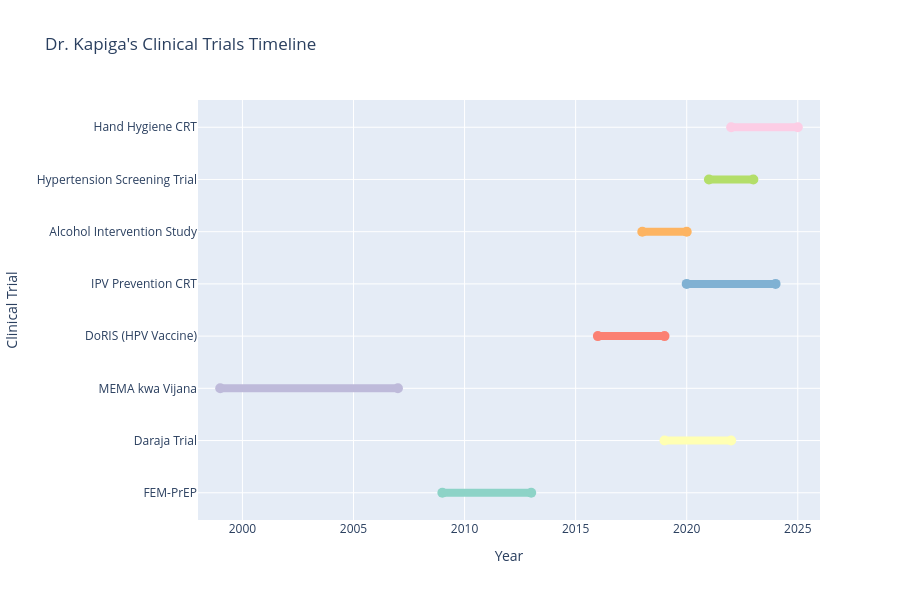

Notebook source saved alongside this figure:
### Markdown cell above
## 2. Trial Timeline and Scale Analysis

### Code cell
# Create Gantt chart for trial timelines
fig = go.Figure()

colors = px.colors.qualitative.Set3

for i, trial in df_trials.iterrows():
    fig.add_trace(go.Scatter(
        x=[trial['start_year'], trial['end_year']],
        y=[trial['trial_name'], trial['trial_name']],
        mode='lines+markers',
        line=dict(width=8, color=colors[i % len(colors)]),
        marker=dict(size=10),
        name=trial['trial_name'],
        hovertemplate=f"<b>{trial['trial_name']}</b><br>" +
                     f"Duration: {trial['start_year']}-{trial['end_year']}<br>" +
                     f"Sample Size: {trial['sample_size']:,}<br>" +
                     f"Status: {trial['status']}<extra></extra>"
    ))

fig.update_layout(
    title="Dr. Kapiga's Clinical Trials Timeline",
    xaxis_title="Year",
    yaxis_title="Clinical Trial",
    height=600,
    showlegend=False,
    xaxis=dict(range=[1998, 2026])
)

fig.show()

# Trial characteristics analysis
print("\n📊 Trial Characteristics:")
print(f"Average sample size: {df_trials['sample_size'].mean():,.0f}")
print(f"Average duration: {df_trials['duration_years'].mean():.1f} years")
print(f"Largest trial: {df_trials.loc[df_trials['sample_size'].idxmax(), 'trial_name']} ({df_trials['sample_size'].max():,} participants)")

### Figure 1 — Plotly figure (JSON) as saved in the notebook; plotly's stock layout.template omitted (floating-point values rounded to 4 significant figures)
{"data": [{"hovertemplate": "<b>FEM-PrEP</b><br>Duration: 2009-2013<br>Sample Size: 2,120<br>Status: Completed<extra></extra>", "line": {"color": "rgb(141,211,199)", "width": 8}, "marker": {"size": 10}, "mode": "lines+markers", "name": "FEM-PrEP", "type": "scatter", "x": [2009, 2013], "y": ["FEM-PrEP", "FEM-PrEP"]}, {"hovertemplate": "<b>Daraja Trial</b><br>Duration: 2019-2022<br>Sample Size: 500<br>Status: Ongoing<extra></extra>", "line": {"color": "rgb(255,255,179)", "width": 8}, "marker": {"size": 10}, "mode": "lines+markers", "name": "Daraja Trial", "type": "scatter", "x": [2019, 2022], "y": ["Daraja Trial", "Daraja Trial"]}, {"hovertemplate": "<b>MEMA kwa Vijana</b><br>Duration: 1999-2007<br>Sample Size: 13,500<br>Status: Completed<extra></extra>", "line": {"color": "rgb(190,186,218)", "width": 8}, "marker": {"size": 10}, "mode": "lines+markers", "name": "MEMA kwa Vijana", "type": "scatter", "x": [1999, 2007], "y": ["MEMA kwa Vijana", "MEMA kwa Vijana"]}, {"hovertemplate": "<b>DoRIS (HPV Vaccine)</b><br>Duration: 2016-2019<br>Sample Size: 930<br>Status: Completed<extra></extra>", "line": {"color": "rgb(251,128,114)", "width": 8}, "marker": {"size": 10}, "mode": "lines+markers", "name": "DoRIS (HPV Vaccine)", "type": "scatter", "x": [2016, 2019], "y": ["DoRIS (HPV Vaccine)", "DoRIS (HPV Vaccine)"]}, {"hovertemplate": "<b>IPV Prevention CRT</b><br>Duration: 2020-2024<br>Sample Size: 1,200<br>Status: Ongoing<extra></extra>", "line": {"color": "rgb(128,177,211)", "width": 8}, "marker": {"size": 10}, "mode": "lines+markers", "name": "IPV Prevention CRT", "type": "scatter", "x": [2020, 2024], "y": ["IPV Prevention CRT", "IPV Prevention CRT"]}, {"hovertemplate": "<b>Alcohol Intervention Study</b><br>Duration: 2018-2020<br>Sample Size: 400<br>Status: Completed<extra></extra>", "line": {"color": "rgb(253,180,98)", "width": 8}, "marker": {"size": 10}, "mode": "lines+markers", "name": "Alcohol Intervention Study", "type": "scatter", "x": [2018, 2020], "y": ["Alcohol Intervention Study", "Alcohol Intervention Study"]}, {"hovertemplate": "<b>Hypertension Screening Trial</b><br>Duration: 2021-2023<br>Sample Size: 800<br>Status: Recruiting<extra></extra>", "line": {"color": "rgb(179,222,105)", "width": 8}, "marker": {"size": 10}, "mode": "lines+markers", "name": "Hypertension Screening Trial", "type": "scatter", "x": [2021, 2023], "y": ["Hypertension Screening Trial", "Hypertension Screening Trial"]}, {"hovertemplate": "<b>Hand Hygiene CRT</b><br>Duration: 2022-2025<br>Sample Size: 600<br>Status: Planning<extra></extra>", "line": {"color": "rgb(252,205,229)", "width": 8}, "marker": {"size": 10}, "mode": "lines+markers", "name": "Hand Hygiene CRT", "type": "scatter", "x": [2022, 2025], "y": ["Hand Hygiene CRT", "Hand Hygiene CRT"]}], "layout": {"height": 600, "showlegend": false, "title": {"text": "Dr. Kapiga's Clinical Trials Timeline"}, "xaxis": {"range": [1998, 2026], "title": {"text": "Year"}}, "yaxis": {"title": {"text": "Clinical Trial"}}}}
